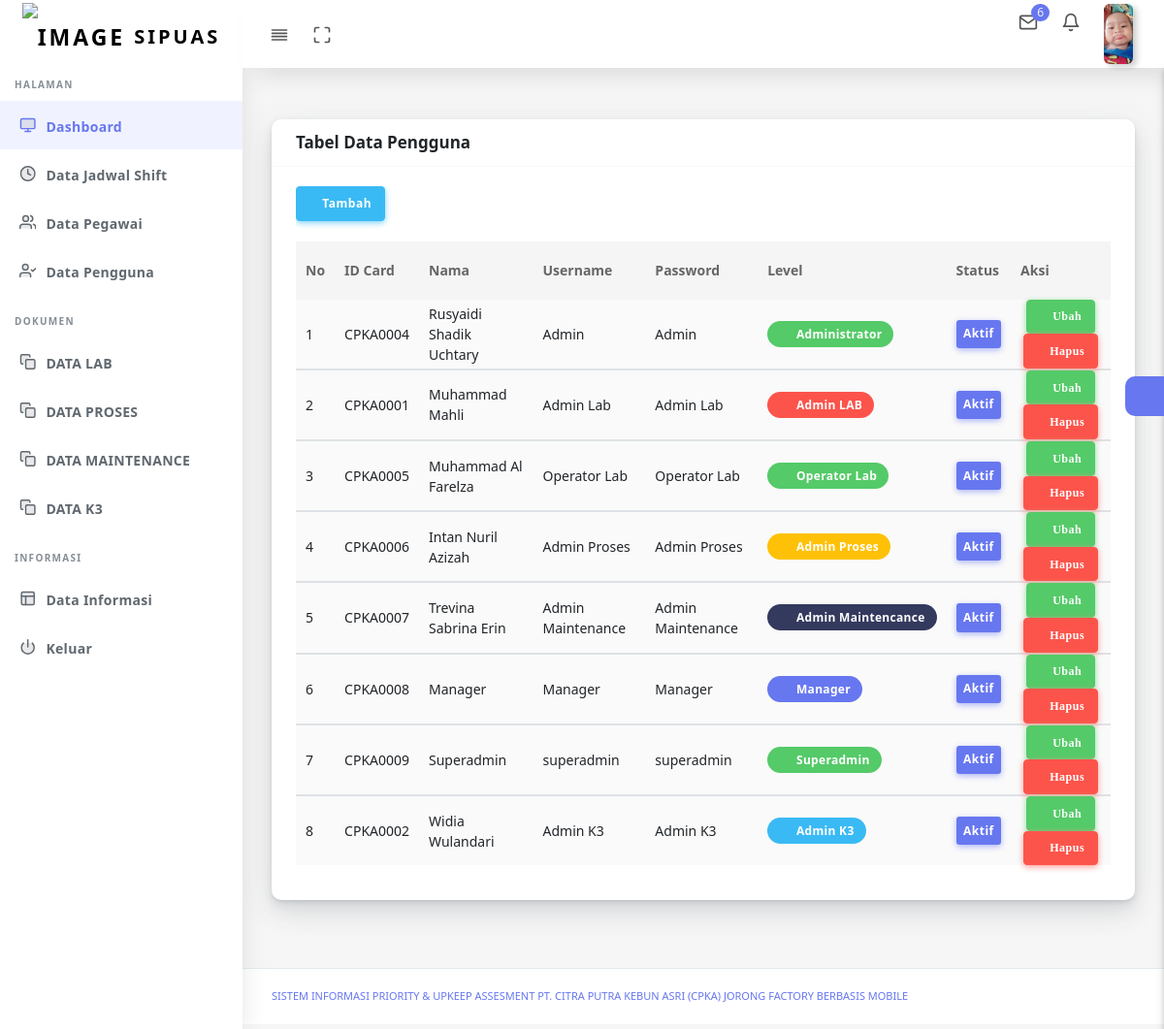
Screenshot of /data_pengguna_administrator.php (signed in) with the database file from the repository.
### tables this page shows
CREATE TABLE `user` (
  `id_user` int(11) NOT NULL,
  `nama` text NOT NULL,
  `username` varchar(100) NOT NULL,
  `password` varchar(100) NOT NULL,
  `level` enum('Manager','Administrator','Admin_LAB','Admin_Proses','Admin_Maintenance','Admin_K3','Operator_Lab','Operator_Proses','Operator_Maintenaance','Operator_K3','Admin_Har','Superadmin') NOT NULL,
  `status` text NOT NULL,
  `foto` text NOT NULL,
  `id_pegawai` int(11) NOT NULL
);

CREATE TABLE `pegawai` (
  `id_pegawai` int(11) NOT NULL,
  `id_card` varchar(10) NOT NULL,
  `nama_lengkap` text NOT NULL,
  `id_divisi` int(11) NOT NULL,
  `id_jabatan` int(11) NOT NULL
);

### data_pengguna_administrator.php (the view, shortened to what the rows shown need)
<!DOCTYPE html>
<html lang="en">
<head>
  <link rel="stylesheet" href="assets/css/app.min.css">
  <link rel="stylesheet" href="assets/bundles/datatables/datatables.min.css">
  <link rel="stylesheet" href="assets/bundles/datatables/DataTables-1.10.16/css/dataTables.bootstrap4.min.css">
  <link rel="stylesheet" href="assets/bundles/bootstrap-daterangepicker/daterangepicker.css">
  <link rel="stylesheet" href="assets/bundles/bootstrap-colorpicker/dist/css/bootstrap-colorpicker.min.css">
  <link rel="stylesheet" href="assets/bundles/select2/dist/css/select2.min.css">
  <link rel="stylesheet" href="assets/bundles/jquery-selectric/selectric.css">
  <link rel="stylesheet" href="assets/bundles/bootstrap-timepicker/css/bootstrap-timepicker.min.css">
  <link rel="stylesheet" href="assets/bundles/bootstrap-tagsinput/dist/bootstrap-tagsinput.css">
  <link rel="stylesheet" href="assets/css/style.css">
  <link rel="stylesheet" href="assets/css/components.css">
  <link rel="stylesheet" href="assets/css/custom.css">
</head>
<body>
  <div id="app">
    <div class="main-wrapper main-wrapper-1">
      <?php include ('proses/menu/menu_administrator.php')?>
      <div class="main-content">
        <section class="section">
          <div class="section-body">
            <div class="row">
              <div class="col-12">
                <div class="card">
                  <div class="card-body">
                    <div class="table-responsive">
                                                    <br><br>
                      <table class="table table-striped table-hover" id="save-stage" style="width:100%;">
                      <thead>
                                        <tr>
                                            <th>No</th>
                                            <th>ID Card</th>
                                            <th>Nama</th>
                                            <th>Username</th>
                                            <th>Password</th>
                                            <th>Level</th>
                                            <th>Status</th>
                                            <th>Aksi</th>
                                        </tr>
                                    </thead>
                                    <?php
                                                    $query = mysql_query("SELECT * FROM user
                                                     INNER JOIN pegawai on pegawai.id_pegawai = user.id_pegawai
                                                     INNER JOIN divisi on divisi.id_divisi = pegawai.id_divisi
                                                     INNER JOIN jabatan on jabatan.id_jabatan = pegawai.id_jabatan
                                                     INNER JOIN bagian on bagian.id_bagian = divisi.id_bagian
                                                    ORDER BY id_user");
                                                $no = 1;
                                                    while ($data = mysql_fetch_assoc($query)) {?>
                                    <tbody>
                                        <tr>
                                                <td> <?php echo $no++ ?></td>
                                                <td> <?php echo $data['id_card']; ?></td>
                                                <td> <?php echo $data['nama']; ?></td>
                                                <td> <?php echo $data['username']; ?></td>
                                                <td> <?php echo $data['password']; ?></td>
                                                <td>    <?php
                                                        if ($data['level'] == Manager){
                                                            echo ' <a href="#" class="badge badge-primary badge-shadow">
                                                                        <span class="icon text-white-50">
                                                                            <i class="fas fa-check"></i>
                                                                        </span>
                                                                        <span class="text"> Manager</span>
                                                                    </a>';
                                                        } elseif ($data['level'] == Administrator) {
                                                            echo ' <a href="#" class="badge badge-success badge-shadow">
                                                                        <span class="icon text-white-50">
                                                                            <i class="fas fa-check"></i>
                                                                        </span>
                                                                        <span class="text"> Administrator</span>
                                                                    </a>';
                                                        } elseif ($data['level'] == Admin_LAB) {
                                                          echo ' <a href="#" class="badge badge-danger badge-shadow">
                                                                      <span class="icon text-white-50">
                                                                          <i class="fas fa-check"></i>
                                                                      </span>
                                                                      <span class="text"> Admin LAB</span>
                                                                  </a>';
                                                      }elseif ($data['level'] == Admin_Proses) {
                                                        echo ' <a href="#" class="badge badge-warning badge-shadow">
                                                                    <span class="icon text-white-50">
                                                                        <i class="fas fa-check"></i>
                                                                    </span>
                                                                    <span class="text"> Admin Proses</span>
                                                                </a>';
                                                    }elseif ($data['level'] == Admin_Maintenance) {
                                                            echo ' <a href="#" class="badge badge-secondary badge-shadow">
                                                                        <span class="icon text-white-50">
                                                                            <i class="fas fa-check"></i>
                                                                        </span>
                                                                        <span class="text"> Admin Maintencance</span>
                                                                    </a>';
                                                    }elseif ($data['level'] == Admin_K3) {
                                                      echo ' <a href="#" class="badge badge-info badge-shadow">
                                                                  <span class="icon text-white-50">
                                                                      <i class="fas fa-check"></i>
                                                                  </span>
                                                                  <span class="text"> Admin K3</span>
                                                              </a>';
                                                    }elseif ($data['level'] == Operator_Lab) {
                                                      echo ' <a href="#" class="badge badge-success badge-shadow">
                                                                  <span class="icon text-white-50">
                                                                      <i class="fas fa-check"></i>
                                                                  </span>
                                                                  <span class="text"> Operator Lab</span>
                                                              </a>';
                                        }
                                        elseif ($data['level'] == Superadmin) {
                                          echo ' <a href="#" class="badge badge-success badge-shadow">
                                                      <span class="icon text-white-50">
                                                          <i class="fas fa-check"></i>
                                                      </span>
                                                      <span class="text"> Superadmin</span>
                                                  </a>';
                                        }
                                                       ?>
                                                </td>
                                                <td>    <?php
                                                        if ($data['status'] == Nonaktif){
                                                            echo ' <a href="#" class="btn btn-danger btn-icon-split btn-sm">
                                                                        <span class="text">Nonaktif</span>
                                                                    </a>';
                                                        } elseif ($data['status'] == Aktif) {
                                                            echo ' <a href="#" class="btn btn-primary btn-icon-split btn-sm">
                                                                        <span class="text">Aktif</span>
                                                                    </a>';
                                                        }
                                                       ?>
                                                </td>
                                                <td class="td-actions text-center">
                                                         <a  href ="#edit" data-toggle="modal" data-id="<?php echo $data['id_user'];?>"
                                                         data-target="#edit"><button type="button" rel="tooltip" class="btn btn-icon btn-success">
                                                            <i class="fa fa-edit"> Ubah</i>
                                                        </button></a>
  <a  href="#" onclick="confirm_modal('proses/administrator/hapus_pengguna_administrator.php?id=<?php echo $data['id_user'];?>');">
  <button type="button" rel="tooltip" class="btn btn-icon btn-danger">
                                                            <i class="fas fa-trash"> Hapus</i>
                                                        </button></a>
                                                      </td>
                                        </tr>
                                    </tbody>
                                        <?php  } ?>
                      </table>
                    </div>
                  </div>
                </div>
              </div>
            </div>
          </div>
        </section>
      </div>
    </div>
  </div>
</body>
</html>

### proses/menu/menu_administrator.php (shortened to what the rows shown need)
<nav class="navbar navbar-expand-lg main-navbar sticky">
        <ul class="navbar-nav navbar-right">
          <li class="dropdown"><a href="#" data-toggle="dropdown"
              class="nav-link dropdown-toggle nav-link-lg nav-link-user">
			  <?php
                                    $id_user=$_SESSION['id_user'];
                                    $query_mysql = mysql_query("SELECT * FROM user WHERE id_user='$id_user'")or die(mysql_error());
                                    while($data = mysql_fetch_array($query_mysql)){
                                        ?>
			  <img alt="image" src="foto/<?php echo $data['foto']?>"
			  <?php } ?>
                class="user-img-radious-style"> <span class="d-sm-none d-lg-inline-block"></span></a>
          </li>
        </ul>
      </nav>

### rows the page displays
user: foto (picture), id_pegawai.id_card "CPKA0005", nama "Muhammad Al Farelza", username "Operator Lab", password "Operator Lab", level "Operator Lab", status "Aktif"
user: id_pegawai.id_card "CPKA0004", nama "Rusyaidi Shadik Uchtary", username "Admin", password "Admin", level "Administrator", status "Aktif"
user: id_pegawai.id_card "CPKA0001", nama "Muhammad Mahli", username "Admin Lab", password "Admin Lab", level "Admin LAB", status "Aktif"
user: id_pegawai.id_card "CPKA0006", nama "Intan Nuril Azizah", username "Admin Proses", password "Admin Proses", level "Admin Proses", status "Aktif"
user: id_pegawai.id_card "CPKA0007", nama "Trevina Sabrina Erin", username "Admin Maintenance", password "Admin Maintenance", shows "Admin Maintencance", status "Aktif"
user: id_pegawai.id_card "CPKA0008", nama "Manager", username "Manager", password "Manager", level "Manager", status "Aktif"
user: id_pegawai.id_card "CPKA0009", nama "Superadmin", username "superadmin", password "superadmin", level "Superadmin", status "Aktif"
user: id_pegawai.id_card "CPKA0002", nama "Widia Wulandari", username "Admin K3", password "Admin K3", level "Admin K3", status "Aktif"
